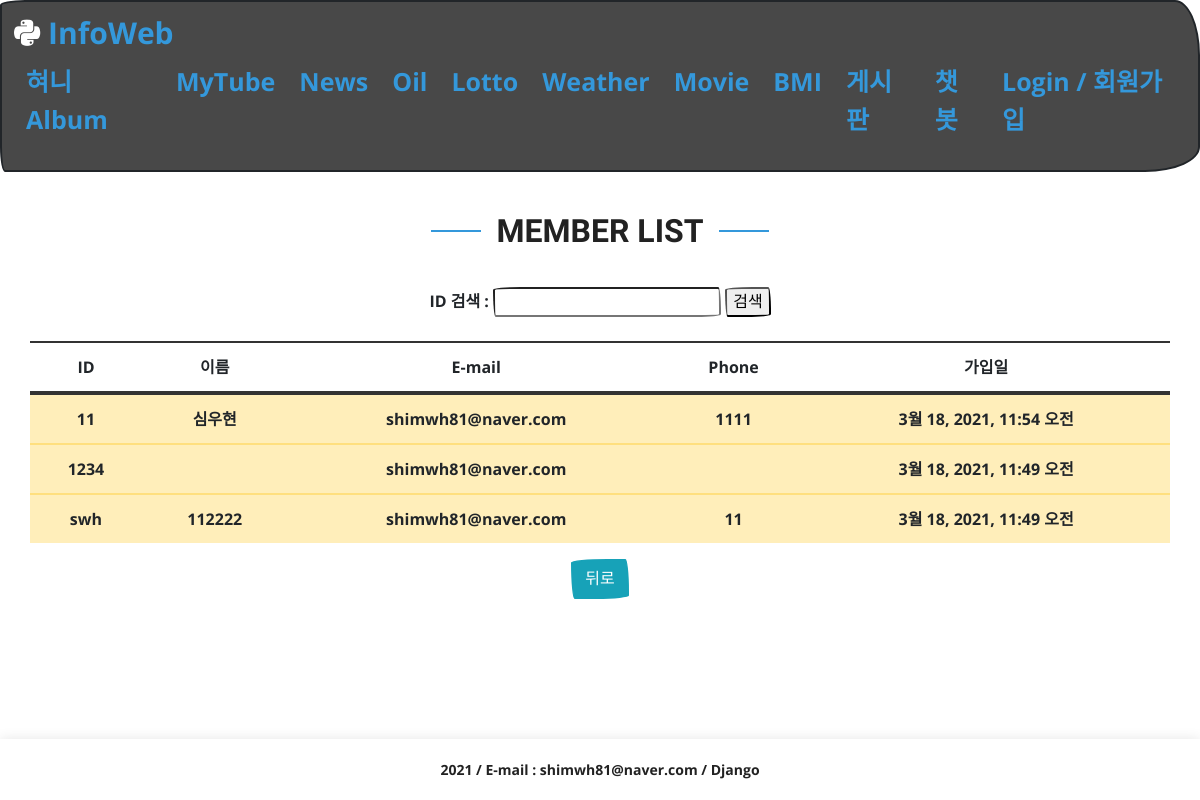
/member/memlist, run on the app's committed database.
### users/models.py (models this page shows, shortened)
class User(AbstractUser):
    phone = models.CharField(max_length=11)
    regdate = models.DateTimeField(auto_now_add=True)

### users/views.py (the view)
# urls.py: path('memlist', views.memlist, name='memlist'),
def memlist(request):
    memlist = User.objects.exclude(username='admin').order_by('-regdate')
    return render(request,'infoweb/memlist.html', {'memlist':memlist})

### templates/infoweb/memlist.html (shortened to what this page needs)
{% extends "infoweb/base.html" %}
{% load static %}
{% block content %}
    <div class="my_title">
        <h1>Member List</h1>
    </div>
  <br>
    <form action="" method="post">
        ID 검색 : <input type="text" name="uid">
        <input type="submit" value="검색">
    </form>
    <br>
    <table class="table table-hover">
        <thead>
            <tr>
                <th>ID</th>
                <th>이름</th>
                <th>E-mail</th>
                <th>Phone</th>
                <th>가입일</th>
            </tr>
        </thead>
        <tbody>
        {% for mem in memlist %}
            <tr class="table-warning">
                <td>{{mem.username}}</td>
                <td>{{mem.last_name}}{{mem.first_name}}</td>
                <td>{{mem.email}}</td>
                <td>{{mem.phone}}</td>
                <td>{{mem.regdate}}</td>
            </tr>
        {% endfor %}
        </tbody>
    </table>
<a href="{% url 'mypage' %}"><input type="button" class="btn btn-info" value="뒤로"></a>
{% endblock %}

### static/css/style2.css (style rules this page uses)
:root { --text-color: #3498db; --text-hover: #5faee3; --background-color: #484848; --accent-color: pink; }
html,body { font-family: "Open Sans", sans-serif; margin: 0; padding: 0; height: 100% }
a { color: var(--text-color); text-decoration: none; }
h1, h2, h3, h4, h5, h6 { font-family: "Raleway", sans-serif; }
.my_title { text-align: center; padding-bottom: 5px; }
.my_title h1 { font-size: 32px; font-weight: bold; text-transform: uppercase; position: relative; color: #222222; }
.my_title h1::before, .my_title h1::after { content: ''; width: 50px; height: 2px; background: #3498db; display: inline-block; }
.my_title h1::before { margin: 0 15px 10px 0; }
.my_title h1::after { margin: 0 0 10px 15px; }

### data on the page
User: username "11", last_name "심", first_name "우현", email "shimwh81@naver.com", phone "1111", regdate "3월 18, 2021, 11:54 오전"
User: username "1234", email "shimwh81@naver.com", regdate "3월 18, 2021, 11:49 오전"
User: username "swh", last_name "11", first_name "2222", email "shimwh81@naver.com", phone "11", regdate "3월 18, 2021, 11:49 오전"
